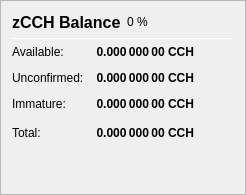
                   <widget class="QFrame" name="frame_ZerocoinBalances">
                    <property name="frameShape">
                     <enum>QFrame::StyledPanel</enum>
                    </property>
                    <property name="frameShadow">
                     <enum>QFrame::Raised</enum>
                    </property>
                    <layout class="QVBoxLayout" name="verticalLayout_7">
                     <item>
                      <layout class="QHBoxLayout" name="horizontalLayout_8" stretch="0,0,0">
                       <item>
                        <widget class="QLabel" name="label_5z_3">
                         <property name="minimumSize">
                          <size>
                           <width>0</width>
                           <height>20</height>
                          </size>
                         </property>
                         <property name="font">
                          <font>
                           <pointsize>12</pointsize>
                           <weight>75</weight>
                           <bold>true</bold>
                          </font>
                         </property>
                         <property name="text">
                          <string>zCCH Balance</string>
                         </property>
                        </widget>
                       </item>
                       <item>
                        <widget class="QLabel" name="labelzCCHPercent">
                         <property name="text">
                          <string notr="true">0 %</string>
                         </property>
                        </widget>
                       </item>
                       <item>
                        <spacer name="horizontalSpacer_11">
                         <property name="orientation">
                          <enum>Qt::Horizontal</enum>
                         </property>
                         <property name="sizeHint" stdset="0">
                          <size>
                           <width>40</width>
                           <height>20</height>
                          </size>
                         </property>
                        </spacer>
                       </item>
                      </layout>
                     </item>
                     <item>
                      <widget class="Line" name="line_ZerocoinBalance">
                       <property name="minimumSize">
                        <size>
                         <width>0</width>
                         <height>1</height>
                        </size>
                       </property>
                       <property name="maximumSize">
                        <size>
                         <width>16777215</width>
                         <height>1</height>
                        </size>
                       </property>
                       <property name="orientation">
                        <enum>Qt::Horizontal</enum>
                       </property>
                      </widget>
                     </item>
                     <item>
                      <layout class="QGridLayout" name="gridLayout_5">
                       <property name="spacing">
                        <number>12</number>
                       </property>
                       <item row="1" column="0">
                        <widget class="QLabel" name="labelzBalanceMatureText">
                         <property name="toolTip">
                          <string>Mature: more than 20 confirmation and more than 1 mint of the same denomination after it was minted.
These zCCH are spendable.</string>
                         </property>
                         <property name="text">
                          <string>Available:</string>
                         </property>
                        </widget>
                       </item>
                       <item row="1" column="1">
                        <widget class="QLabel" name="labelzBalanceMature">
                         <property name="font">
                          <font>
                           <weight>75</weight>
                           <bold>true</bold>
                          </font>
                         </property>
                         <property name="toolTip">
                          <string>Mature: more than 20 confirmation and more than 1 mint of the same denomination after it was minted.
These zCCH are spendable.</string>
                         </property>
                         <property name="text">
                          <string notr="true">0.000 000 00 CCH</string>
                         </property>
                         <property name="alignment">
                          <set>Qt::AlignRight|Qt::AlignTrailing|Qt::AlignVCenter</set>
                         </property>
                        </widget>
                       </item>
                       <item row="2" column="0">
                        <widget class="QLabel" name="labelzBalanceUnconfirmedText">
                         <property name="toolTip">
                          <string>Unconfirmed: less than 20 confirmations
Immature: confirmed, but less than 1 mint of the same denomination after it was minted</string>
                         </property>
                         <property name="text">
                          <string>Unconfirmed:</string>
                         </property>
                        </widget>
                       </item>
                       <item row="2" column="1">
                        <widget class="QLabel" name="labelzBalanceUnconfirmed">
                         <property name="font">
                          <font>
                           <weight>75</weight>
                           <bold>true</bold>
                          </font>
                         </property>
                         <property name="toolTip">
                          <string>Unconfirmed: less than 20 confirmations
Immature: confirmed, but less than 1 mint of the same denomination after it was minted</string>
                         </property>
                         <property name="text">
                          <string notr="true">0.000 000 00 CCH</string>
                         </property>
                         <property name="alignment">
                          <set>Qt::AlignRight|Qt::AlignTrailing|Qt::AlignVCenter</set>
                         </property>
                        </widget>
                       </item>
                       <item row="3" column="0">
                        <widget class="QLabel" name="labelzBalanceImmatureText">
                         <property name="toolTip">
                          <string>Unconfirmed: less than 20 confirmations
Immature: confirmed, but less than 1 mint of the same denomination after it was minted</string>
                         </property>
                         <property name="text">
                          <string>Immature:</string>
                         </property>
                        </widget>
                       </item>
                       <item row="3" column="1">
                        <widget class="QLabel" name="labelzBalanceImmature">
                         <property name="font">
                          <font>
                           <weight>75</weight>
                           <bold>true</bold>
                          </font>
                         </property>
                         <property name="toolTip">
                          <string>Unconfirmed: less than 20 confirmations
Immature: confirmed, but less than 1 mint of the same denomination after it was minted</string>
                         </property>
                         <property name="text">
                          <string notr="true">0.000 000 00 CCH</string>
                         </property>
                         <property name="alignment">
                          <set>Qt::AlignRight|Qt::AlignTrailing|Qt::AlignVCenter</set>
                         </property>
                        </widget>
                       </item>
                       <item row="4" column="0">
                        <widget class="QLabel" name="labelzBalanceText">
                         <property name="toolTip">
                          <string>Your current zCCH balance, unconfirmed and immature zCCH included.</string>
                         </property>
                         <property name="text">
                          <string>Total:</string>
                         </property>
                        </widget>
                       </item>
                       <item row="4" column="1">
                        <widget class="QLabel" name="labelzBalance">
                         <property name="font">
                          <font>
                           <weight>75</weight>
                           <bold>true</bold>
                          </font>
                         </property>
                         <property name="cursor">
                          <cursorShape>IBeamCursor</cursorShape>
                         </property>
                         <property name="toolTip">
                          <string>Your current zCCH balance, unconfirmed and immature zCCH included.</string>
                         </property>
                         <property name="text">
                          <string notr="true">0.000 000 00 CCH</string>
                         </property>
                         <property name="alignment">
                          <set>Qt::AlignRight|Qt::AlignTrailing|Qt::AlignVCenter</set>
                         </property>
                         <property name="textInteractionFlags">
                          <set>Qt::LinksAccessibleByMouse|Qt::TextSelectableByKeyboard|Qt::TextSelectableByMouse</set>
                         </property>
                        </widget>
                       </item>
                       <item row="4" column="2">
                        <spacer name="horizontalSpacer_4">
                         <property name="orientation">
                          <enum>Qt::Horizontal</enum>
                         </property>
                         <property name="sizeHint" stdset="0">
                          <size>
                           <width>40</width>
                           <height>20</height>
                          </size>
                         </property>
                        </spacer>
                       </item>
                      </layout>
                     </item>
                     <item>
                      <spacer name="verticalSpacer_4">
                       <property name="orientation">
                        <enum>Qt::Vertical</enum>
                       </property>
                       <property name="sizeHint" stdset="0">
                        <size>
                         <width>20</width>
                         <height>40</height>
                        </size>
                       </property>
                      </spacer>
                     </item>
                    </layout>
                   </widget>
